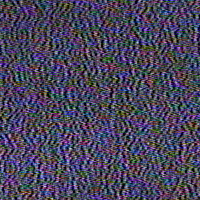
#> input picture images/02-112.png, 200 x 200 px
$ python example_Steerable.py   (older library calls are emulated)
#> lines starting #> are read from the running program, lines starting #| are printed output that depends on the picture
### perceptual/filterbank.py
from __future__ import division
import numpy as np
import scipy.misc as sc
import scipy.signal
from scipy.special import factorial

# [30 lines left out: function visualize, not called in this run]

class Steerable:
	def __init__(self, height = 5):
		"""
		height is the total height, including highpass and lowpass
		"""
		self.nbands = 4
		self.height = height
		self.isSample = True

	def buildSCFpyr(self, im):
		assert len(im.shape) == 2, 'Input image must be grayscale'

		M, N = im.shape
		log_rad, angle = self.base(M, N)
		Xrcos, Yrcos = self.rcosFn(1, -0.5)
		Yrcos = np.sqrt(Yrcos)
		YIrcos = np.sqrt(1 - Yrcos*Yrcos)

		lo0mask = self.pointOp(log_rad, YIrcos, Xrcos)
		hi0mask = self.pointOp(log_rad, Yrcos, Xrcos)

		imdft = np.fft.fftshift(np.fft.fft2(im))
		lo0dft = imdft * lo0mask

		coeff = self.buildSCFpyrlevs(lo0dft, log_rad, angle, Xrcos, Yrcos, self.height - 1)

		hi0dft = imdft * hi0mask
		hi0 = np.fft.ifft2(np.fft.ifftshift(hi0dft))

		coeff.insert(0, hi0.real)

		return coeff

	# [4 lines left out: function getlist, not called in this run]

	def buildSCFpyrlevs(self, lodft, log_rad, angle, Xrcos, Yrcos, ht):
		if (ht <=1):
			lo0 = np.fft.ifft2(np.fft.ifftshift(lodft))
			coeff = [lo0.real]

		else:
			Xrcos = Xrcos - 1

			# ==================== Orientation bandpass =======================
			himask = self.pointOp(log_rad, Yrcos, Xrcos)

			lutsize = 1024
			Xcosn = np.pi * np.array(range(-(2*lutsize+1),(lutsize+2)))/lutsize
			order = self.nbands - 1
			const = np.power(2, 2*order) * np.square(factorial(order)) / (self.nbands * factorial(2*order))

			alpha = (Xcosn + np.pi) % (2*np.pi) - np.pi
			Ycosn = 2*np.sqrt(const) * np.power(np.cos(Xcosn), order) * (np.abs(alpha) < np.pi/2)

			orients = []

			for b in range(self.nbands):
				anglemask = self.pointOp(angle, Ycosn, Xcosn + np.pi*b/self.nbands)
				banddft = np.power(np.complex(0,-1), self.nbands - 1) * lodft * anglemask * himask
				band = np.fft.ifft2(np.fft.ifftshift(banddft))
				orients.append(band)

			# ================== Subsample lowpass ============================
			dims = np.array(lodft.shape)

			lostart = np.ceil((dims+0.5)/2) - np.ceil((np.ceil((dims-0.5)/2)+0.5)/2)
			loend = lostart + np.ceil((dims-0.5)/2)

			lostart = lostart.astype(int)
			loend = loend.astype(int)

			log_rad = log_rad[lostart[0]:loend[0], lostart[1]:loend[1]]
			angle = angle[lostart[0]:loend[0], lostart[1]:loend[1]]
			lodft = lodft[lostart[0]:loend[0], lostart[1]:loend[1]]
			YIrcos = np.abs(np.sqrt(1 - Yrcos*Yrcos))
			lomask = self.pointOp(log_rad, YIrcos, Xrcos)

			lodft = lomask * lodft

			coeff = self.buildSCFpyrlevs(lodft, log_rad, angle, Xrcos, Yrcos, ht-1)
			coeff.insert(0, orients)

		return coeff

	def reconSCFpyrLevs(self, coeff, log_rad, Xrcos, Yrcos, angle):

		if (len(coeff) == 1):
			return np.fft.fftshift(np.fft.fft2(coeff[0]))

		else:

			Xrcos = Xrcos - 1

    		# ========================== Orientation residue==========================
			himask = self.pointOp(log_rad, Yrcos, Xrcos)

			lutsize = 1024
			Xcosn = np.pi * np.array(range(-(2*lutsize+1),(lutsize+2)))/lutsize
			order = self.nbands - 1
			const = np.power(2, 2*order) * np.square(factorial(order)) / (self.nbands * factorial(2*order))
			Ycosn = np.sqrt(const) * np.power(np.cos(Xcosn), order)

			orientdft = np.zeros(coeff[0][0].shape)

			for b in range(self.nbands):
				anglemask = self.pointOp(angle, Ycosn, Xcosn + np.pi* b/self.nbands)
				banddft = np.fft.fftshift(np.fft.fft2(coeff[0][b]))
				orientdft = orientdft + np.power(np.complex(0,1), order) * banddft * anglemask * himask

			# ============== Lowpass component are upsampled and convoluted ============
			dims = np.array(coeff[0][0].shape)

			lostart = (np.ceil((dims+0.5)/2) - np.ceil((np.ceil((dims-0.5)/2)+0.5)/2)).astype(np.int32)
			loend = lostart + np.ceil((dims-0.5)/2).astype(np.int32)
			lostart = lostart.astype(int)
			loend = loend.astype(int)

			nlog_rad = log_rad[lostart[0]:loend[0], lostart[1]:loend[1]]
			nangle = angle[lostart[0]:loend[0], lostart[1]:loend[1]]
			YIrcos = np.sqrt(np.abs(1 - Yrcos * Yrcos))
			lomask = self.pointOp(nlog_rad, YIrcos, Xrcos)

			nresdft = self.reconSCFpyrLevs(coeff[1:], nlog_rad, Xrcos, Yrcos, nangle)

			res = np.fft.fftshift(np.fft.fft2(nresdft))

			resdft = np.zeros(dims, 'complex')
			resdft[lostart[0]:loend[0], lostart[1]:loend[1]] = nresdft * lomask

			return resdft + orientdft

	def reconSCFpyr(self, coeff):

		if (self.nbands != len(coeff[1])):
			raise Exception("Unmatched number of orientations")

		M, N = coeff[0].shape
		log_rad, angle = self.base(M, N)

		Xrcos, Yrcos = self.rcosFn(1, -0.5)
		Yrcos = np.sqrt(Yrcos)
		YIrcos = np.sqrt(np.abs(1 - Yrcos*Yrcos))

		lo0mask = self.pointOp(log_rad, YIrcos, Xrcos)
		hi0mask = self.pointOp(log_rad, Yrcos, Xrcos)

		tempdft = self.reconSCFpyrLevs(coeff[1:], log_rad, Xrcos, Yrcos, angle)

		hidft = np.fft.fftshift(np.fft.fft2(coeff[0]))
		outdft = tempdft * lo0mask + hidft * hi0mask

		return np.fft.ifft2(np.fft.ifftshift(outdft)).real.astype(int)


	def base(self, m, n):

		x = np.linspace(-(m // 2)/(m / 2), (m // 2)/(m / 2) - (1 - m % 2)*2/m , num = m)
		y = np.linspace(-(n // 2)/(n / 2), (n // 2)/(n / 2) - (1 - n % 2)*2/n , num = n)

		xv, yv = np.meshgrid(y, x)

		angle = np.arctan2(yv, xv)

		rad = np.sqrt(xv**2 + yv**2)
		rad[m//2][n//2] = rad[m//2][n//2 - 1]
		log_rad = np.log2(rad)

		return log_rad, angle

	def rcosFn(self, width, position):
		N = 256
		X = np.pi * np.array(range(-N-1, 2))/2/N

		Y = np.cos(X)**2
		Y[0] = Y[1]
		Y[N+2] = Y[N+1]

		X = position + 2*width/np.pi*(X + np.pi/4)
		return X, Y

	def pointOp(self, im, Y, X):
		out = np.interp(im.flatten(), X, Y)
		return np.reshape(out, im.shape)

class SteerableNoSub(Steerable):

	# [43 lines left out: function buildSCFpyrlevs, not called in this run]

### example_Steerable.py
from perceptual.filterbank import Steerable
import cv2

im = cv2.imread('images/02-112.png', cv2.IMREAD_GRAYSCALE)
#> im: shape (200, 200); min 0, max 210, mean 72.4

# Build a complex steerable pyramid
# with height 5 (including lowpass and highpass)
s = Steerable(5)
coeff = s.buildSCFpyr(im)
#> in base, `angle = np.arctan2(yv, xv)`:
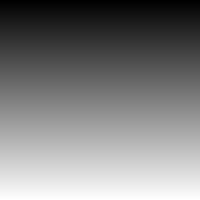
#> yv: shape (200, 200) float64; min -1, max 0.99, mean -0.005; drawn with min black and max white
#> in base, `rad[m//2][n//2] = rad[m//2][n//2 - 1]`:
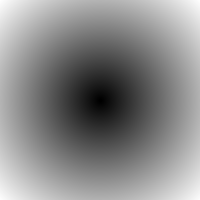
#> rad: shape (200, 200) float64; min 0.01, max 1.41, mean 0.765; drawn with min black and max white
#> after the loop in buildSCFpyrlevs, `for b in range(self.nbands):`:
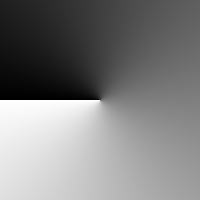
#> angle: shape (200, 200) float64; min -3.13, max 3.14, mean -1.96e-05; drawn with min black and max white
#> after the loop in buildSCFpyrlevs, `for b in range(self.nbands):`: orients = 4 items
#> in pointOp (call 8), `out = np.interp(im.flatten(), X, Y)`: out = 10000 values, max 1 at index 2550, min 0 at index 0, mean 0.5
#> in pointOp (call 8), `return np.reshape(out, im.shape)`:
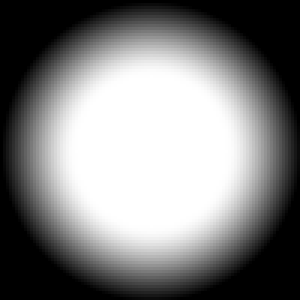
#> returned value: shape (100, 100) float64 (shown 3 times larger); min 0, max 1, mean 0.5
#> call 3 of buildSCFpyrlevs, with lodft = array of shape (50, 50), Xrcos = array of shape (259,), Yrcos = array of shape (259,), ht = 2
#> in buildSCFpyrlevs (call 3), `log_rad = log_rad[lostart[0]:loend[0], lostart[1]:loend[1]]`:
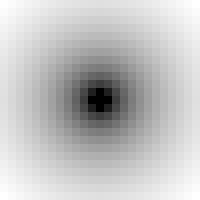
#> log_rad: shape (25, 25) float64 (shown 8 times larger); min -6.64, max -2.56, mean -3.53; drawn with min black and max white
#> in buildSCFpyrlevs (call 3), `coeff = self.buildSCFpyrlevs(lodft, log_rad, angle, Xrcos, Yrcos, ht-1)`: coeff = 1 item
#> in buildSCFpyrlevs, `coeff = self.buildSCFpyrlevs(lodft, log_rad, angle, Xrcos, Yrcos, ht-1)`: coeff = 3 items
#> in buildSCFpyr, `coeff = self.buildSCFpyrlevs(lo0dft, log_rad, angle, Xrcos, Yrcos, sel..`: coeff = 4 items
#> coeff = 5 items

# coeff is an array and subbands can be accessed as follows:
# coeff[0] : highpass
# coeff[1][0], coeff[1][1], coeff[1][2], coeff[1][3] : bandpass of scale 1
# coeff[2][0], coeff[2][1], coeff[2][2], coeff[2][3] : bandpass of scale 2
# ...
# coeff[4]: lowpass. It can also be accessed as coeff[-1]
cv2.imwrite("subbband.png", coeff[1][0].real)
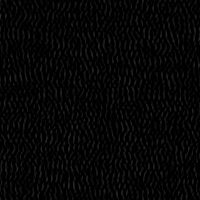
#> saved as subbband.png: shape (200, 200); min 0, max 45, mean 5.7

# or visualization of whole decomposition
# cv2.imwrite("coeff.png", visualize(coeff))

# reconstruction
out = s.reconSCFpyr(coeff)
#> the loop in reconSCFpyrLevs, `for b in range(self.nbands):` made 4 passes
#> pass 3, in reconSCFpyrLevs, `anglemask = self.pointOp(angle, Ycosn, Xcosn + np.pi* b/self.nbands)`:
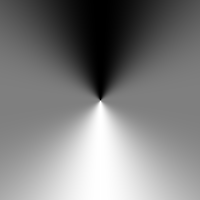
#> anglemask: shape (200, 200) float64; min -0.894, max 0.894, mean -0.00316; drawn with min black and max white
cv2.imwrite("recon.png", out)

$ run again, with images/02-149.png copied over images/02-112.png
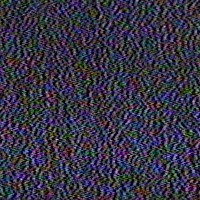
#> input picture images/02-149.png, 200 x 200 px
#> `im = cv2.imread('images/02-112.png', cv2.IMREAD_GRAYSCALE)`:
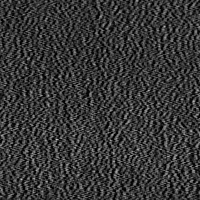
#> im: shape (200, 200); min 0, max 198, mean 54.6
#> after the loop in buildSCFpyrlevs, `for b in range(self.nbands):`: orients = 4 items
#> in buildSCFpyrlevs, `coeff = self.buildSCFpyrlevs(lodft, log_rad, angle, Xrcos, Yrcos, ht-1)`: coeff = 3 items
#> in buildSCFpyr, `coeff = self.buildSCFpyrlevs(lo0dft, log_rad, angle, Xrcos, Yrcos, sel..`: coeff = 4 items
#> `coeff = s.buildSCFpyr(im)`: coeff = 5 items
#> `cv2.imwrite("subbband.png", coeff[1][0].real)`:
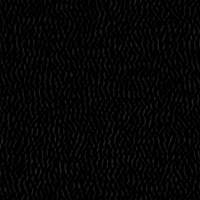
#> saved as subbband.png: shape (200, 200); min 0, max 40, mean 5.1

$ run again, with images/01.tif saved as images/02-112.png
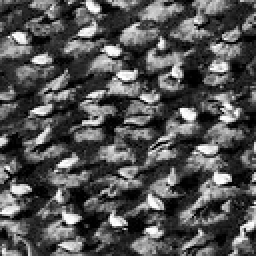
#> input picture images/01.tif, 128 x 128 px (shown 2 times larger)
#> im is the input picture: shape (128, 128); min 0, max 255, mean 83
#> after the loop in buildSCFpyrlevs, `for b in range(self.nbands):`: orients = 4 items
#> in buildSCFpyrlevs, `log_rad = log_rad[lostart[0]:loend[0], lostart[1]:loend[1]]`:
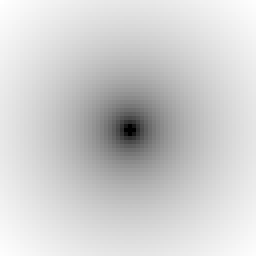
#> log_rad: shape (64, 64) float64 (shown 4 times larger); min -6, max -0.5, mean -1.53; drawn with min black and max white
#> in buildSCFpyrlevs, `coeff = self.buildSCFpyrlevs(lodft, log_rad, angle, Xrcos, Yrcos, ht-1)`: coeff = 3 items
#> in buildSCFpyr, `coeff = self.buildSCFpyrlevs(lo0dft, log_rad, angle, Xrcos, Yrcos, sel..`: coeff = 4 items
#> `coeff = s.buildSCFpyr(im)`: coeff = 5 items
#> `cv2.imwrite("subbband.png", coeff[1][0].real)`:
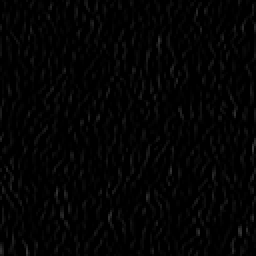
#> saved as subbband.png: shape (128, 128) (shown 2 times larger); min 0, max 58, mean 3.7

$ run again, with images/02.tif saved as images/02-112.png
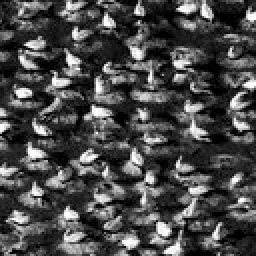
#> input picture images/02.tif, 128 x 128 px (shown 2 times larger)
#> im is the input picture: shape (128, 128); min 0, max 255, mean 73.5
#> after the loop in buildSCFpyrlevs, `for b in range(self.nbands):`: orients = 4 items
#> in buildSCFpyrlevs, `coeff = self.buildSCFpyrlevs(lodft, log_rad, angle, Xrcos, Yrcos, ht-1)`: coeff = 3 items
#> in buildSCFpyr, `coeff = self.buildSCFpyrlevs(lo0dft, log_rad, angle, Xrcos, Yrcos, sel..`: coeff = 4 items
#> `coeff = s.buildSCFpyr(im)`: coeff = 5 items
#> `cv2.imwrite("subbband.png", coeff[1][0].real)`:
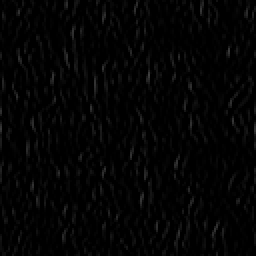
#> saved as subbband.png: shape (128, 128) (shown 2 times larger); min 0, max 65, mean 3.9
